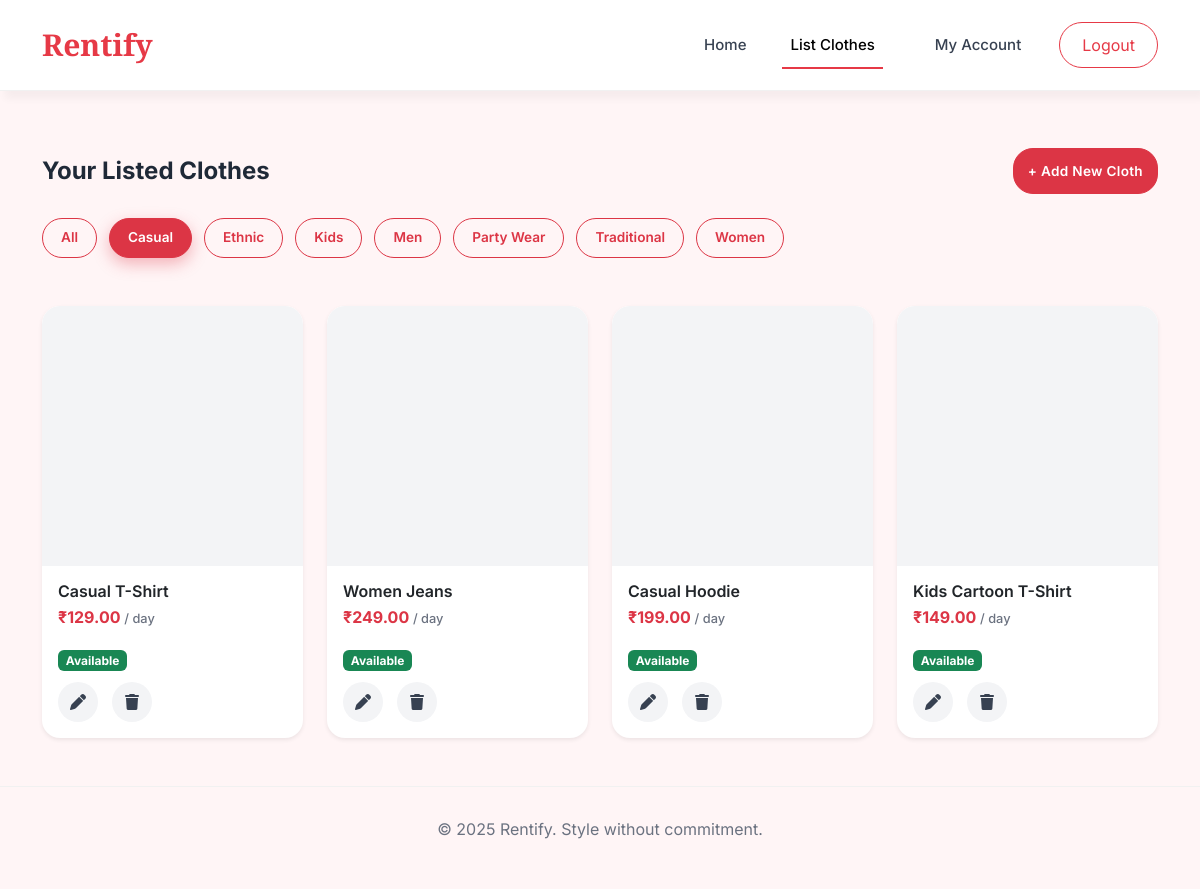
The page /seller/list/?category=6 (signed in) on the database its author committed.
### app1/models.py (models this page shows, shortened)
class Category(models.Model):
    name = models.CharField(max_length=50, unique=True)
    slug = models.SlugField(max_length=60, unique=True)
    is_active = models.BooleanField(default=True)
    created_at = models.DateTimeField(auto_now_add=True)
    class Meta:
        verbose_name_plural = "Categories"
        ordering = ["name"]
    def __str__(self):
        return self.name

class Cloth(models.Model):
    CONDITION_CHOICES = [
        ("new", "New"),
        ("like_new", "Like New"),
        ("good", "Good"),
        ("fair", "Fair"),
    ]
    seller = models.ForeignKey(
        settings.AUTH_USER_MODEL,
        on_delete=models.CASCADE,
        related_name="listed_clothes"
    )
    categories = models.ManyToManyField(
        Category,
        related_name="clothes"
    )
    name = models.CharField(max_length=100)
    description = models.TextField(blank=True)
    image = models.ImageField(
        upload_to="clothes/",
        default="clothes/default.png"
    )
    quantity = models.PositiveIntegerField(default=1)
    rent_per_day = models.DecimalField(
        max_digits=8,
        decimal_places=2
    )
    condition = models.CharField(
        max_length=20,
        choices=CONDITION_CHOICES,
        default="good"
    )
    created_at = models.DateTimeField(auto_now_add=True)
    updated_at = models.DateTimeField(auto_now=True)
    @property
    def is_available(self):
        return self.quantity > 0

### app1/views.py (the view)
# urls.py: path("seller/list/", views.list_clothes, name="list_clothes"),
def list_clothes(request):
    if not request.user.is_authenticated:
        return render(request, "list_clothes.html")
    if not request.user.is_seller:
        messages.error(request, "Only sellers can list clothes.")
        return redirect("home")
    selected_category = request.GET.get("category", "all")
    clothes = (
        Cloth.objects
        .filter(seller=request.user)
        .prefetch_related("categories")
        .order_by("-created_at")
    )
    if selected_category != "all":
        clothes = clothes.filter(
            categories__id=selected_category
        ).distinct()
    if request.method == "POST":
        form = ClothForm(request.POST, request.FILES)
        if form.is_valid():
            cloth = form.save(commit=False)
            cloth.seller = request.user
            cloth.save()
            form.save_m2m()  # 🔑 REQUIRED
            messages.success(
                request, "Cloth listed successfully!"
            )
            return redirect("list_clothes")
        messages.error(
            request, "Please correct the errors below."
        )
    else:
        form = ClothForm()
    categories = Category.objects.filter(is_active=True)
    return render(request, "list_clothes.html", {
        "form": form,
        "clothes": clothes,
        "categories": categories,
        "selected_category": selected_category,
    })

### templates/list_clothes.html (shortened to what this page needs)
{% extends "base.html" %}
{% load static %}
{% block css %}
<link rel="stylesheet" href="{% static 'css/style.css' %}">
<link rel="stylesheet" href="{% static 'css/list.css' %}">
{% endblock css %}
{% block content %}
<div class="container py-5">
{% if not user.is_authenticated %}
<div class="text-center">
    <h1 class="fw-bold mb-3">List Your Clothes on Rentify</h1>
    <p class="text-muted mb-4">
        Earn money by renting your clothes to thousands of users.
    </p>
    <a href="{% url 'login' %}" class="btn btn-danger px-4 me-2">Login</a>
    <a href="{% url 'register' %}" class="btn btn-outline-danger px-4">
        Register as Seller
    </a>
</div>
{% else %}
<div class="d-flex justify-content-between align-items-center mb-4">
    <h4 class="fw-bold mb-0">Your Listed Clothes</h4>
    <button class="btn btn-danger"
            data-bs-toggle="modal"
            data-bs-target="#addClothModal">
        + Add New Cloth
    </button>
</div>
<div class="category-filter mb-4">
    <a href="?category=all"
       class="filter-pill {% if selected_category == 'all' %}active{% endif %}">
        All
    </a>
    {% for cat in categories %}
    <a href="?category={{ cat.id }}"
       class="filter-pill {% if selected_category == cat.id|stringformat:'s' %}active{% endif %}">
        {{ cat.name }}
    </a>
    {% endfor %}
</div>
<div class="row g-4 mt-2 cloth-grid">
{% for cloth in clothes %}
<div class="col-lg-3 col-md-4 col-sm-6">
    <div class="card cloth-card border-0 shadow-sm"
         data-bs-toggle="modal"
         data-bs-target="#viewClothModal{{ cloth.id }}">
       <div class="cloth-image-wrapper">
</div>
        <div class="card-body">
            <h6 class="cloth-title">{{ cloth.name }}</h6>
            <p class="cloth-price">
                ₹{{ cloth.rent_per_day }} <span>/ day</span>
            </p>
            {% if cloth.is_available %}
    <span class="badge availability-pill bg-success">
        Available
    </span>
{% else %}
    <span class="badge availability-pill bg-secondary">
        Unavailable
    </span>
{% endif %}
            <div class="card-actions"
                 onclick="event.stopPropagation();">
                <button title="Edit"
                        data-bs-toggle="modal"
                        data-bs-target="#editClothModal{{ cloth.id }}">
                    <i class="fa-solid fa-pen"></i>
                </button>
                <button title="Delete"
                        data-bs-toggle="modal"
                        data-bs-target="#deleteClothModal{{ cloth.id }}">
                    <i class="fa-solid fa-trash"></i>
                </button>
            </div>
        </div>
    </div>
</div>
{% empty %}
<div class="col-12 text-center text-muted">
    You haven’t listed any clothes yet.
</div>
{% endfor %}
</div>
{% endif %}
</div>
{% endblock %}

### static/css/style.css (style rules this page uses)
body { font-family: 'Inter', sans-serif; background-color: #fff5f6; color: #1f2937; line-height: 1.6; overflow-x: hidden; -webkit-font-smoothing: antialiased; -moz-osx-font-smoothing: grayscale; }
html, body { overflow-x: hidden; }

### static/css/list.css (style rules this page uses)
.btn-danger { height: 46px; border-radius: 10px; font-weight: 600; letter-spacing: 0.3px; }
.cloth-card { border-radius: 18px; overflow: hidden; cursor: pointer; background: #ffffff; transition: all 0.3s ease; }
.cloth-image-wrapper { position: relative; width: 100%; height: 260px; overflow: hidden; background: #f3f4f6; border-top-left-radius: 18px; border-top-right-radius: 18px; }
.cloth-card .card-body { padding: 16px; }
.cloth-title { font-size: 1rem; font-weight: 600; margin-bottom: 4px; }
.cloth-price { font-weight: 700; color: #dc3545; }
.cloth-price span { font-size: 0.8rem; font-weight: 500; color: #6b7280; }
.card-actions { display: flex; gap: 14px; margin-top: 10px; }
.card-actions button { border: none; background: #f3f4f6; width: 40px; height: 40px; border-radius: 50%; display: flex; align-items: center; justify-content: center; color: #374151; transition: all 0.2s ease; }
.btn-danger { border-radius: 20px; font-size: 0.85rem; padding: 6px 14px; }
.category-filter { display: flex; gap: 12px; flex-wrap: wrap; align-items: center; }
.filter-pill { padding: 8px 18px; border-radius: 999px; font-size: 0.85rem; font-weight: 600; text-decoration: none; border: 1.5px solid #dc3545; color: #dc3545; background: transparent; transition: all 0.25s ease; }
.filter-pill.active { background: #dc3545; color: #fff; box-shadow: 0 6px 16px rgba(220, 53, 69, 0.35); }

### rows shown on the page
Category: name "Casual"
Category: name "Ethnic"
Category: name "Kids"
Category: name "Men"
Category: name "Party Wear"
Category: name "Traditional"
Category: name "Women"
Cloth: name "Casual T-Shirt", rent_per_day "129.00", quantity "Available"
Cloth: name "Women Jeans", rent_per_day "249.00", quantity "Available"
Cloth: name "Casual Hoodie", rent_per_day "199.00", quantity "Available"
Cloth: name "Kids Cartoon T-Shirt", rent_per_day "149.00", quantity "Available"
